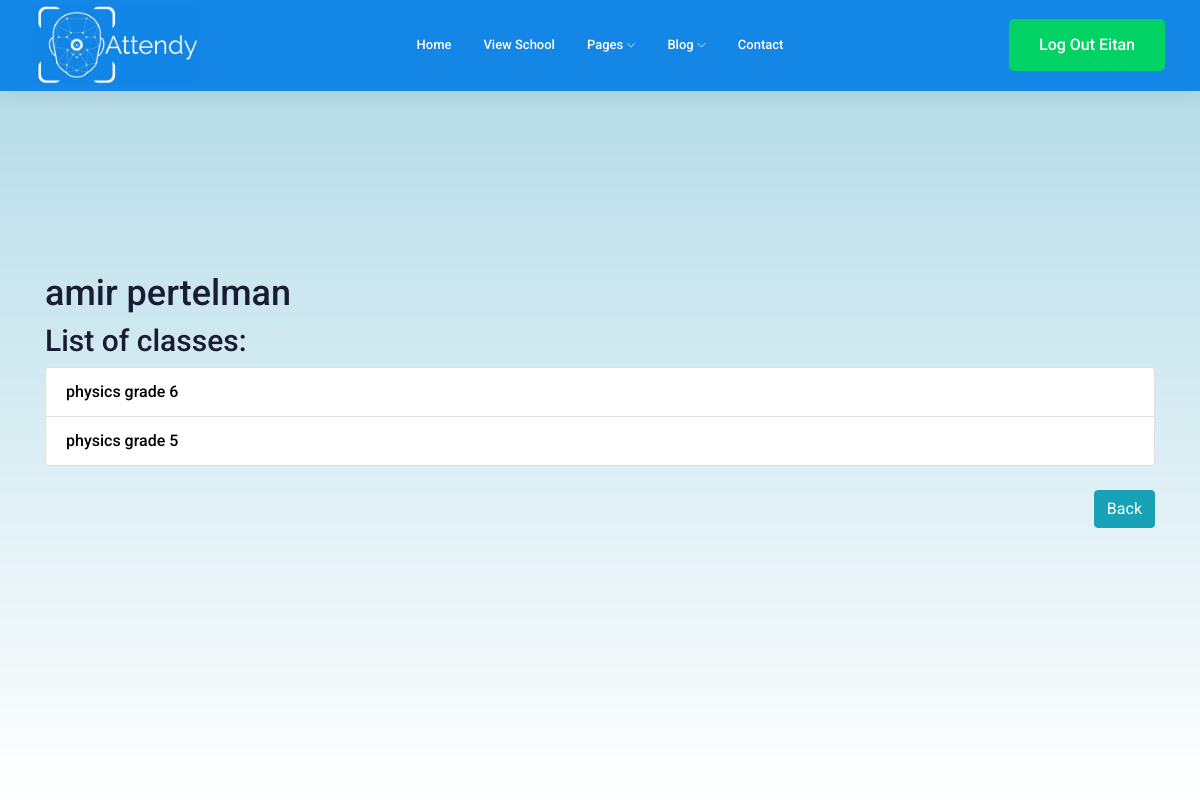
The app's page /view_teacher/2/ (signed in), older data.
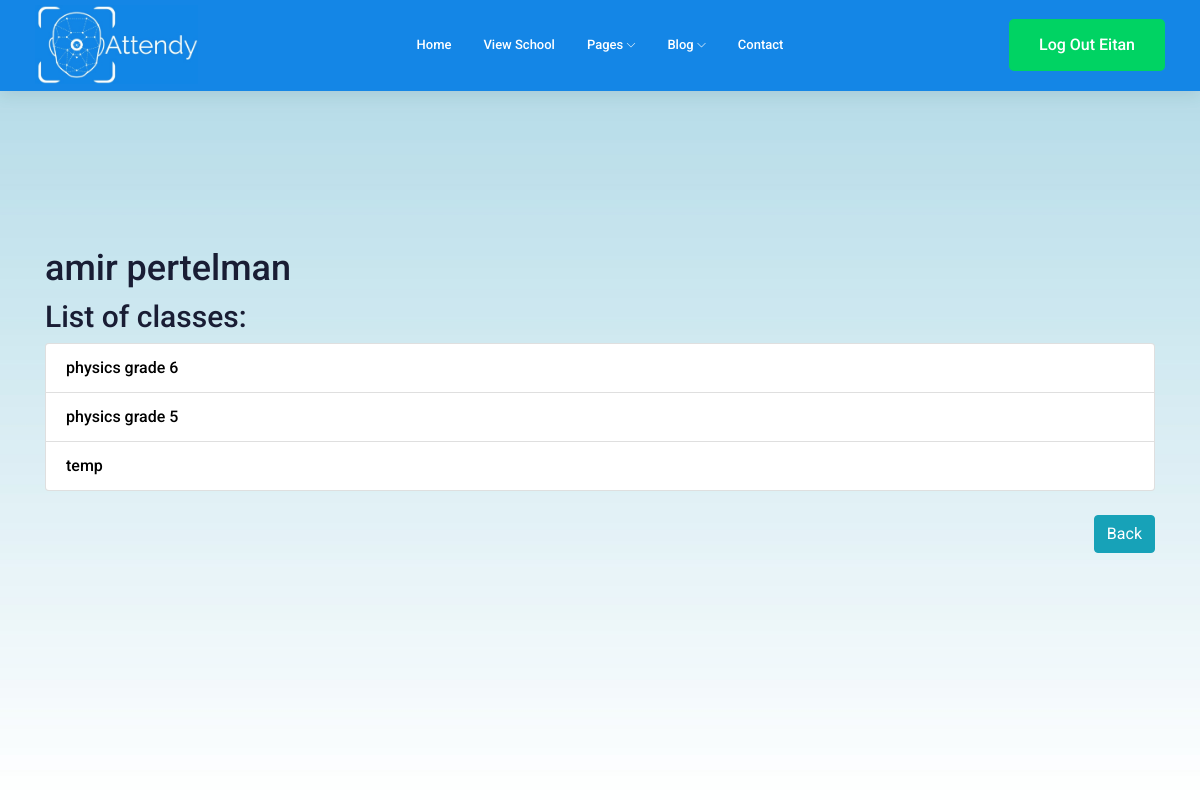
The same page, newer data.
### main/models.py (models this page shows, shortened)
class Class(models.Model):
    name = models.CharField(max_length=200)
    id = models.AutoField(primary_key=True)
    teacher = models.ForeignKey(Teacher, default=0, on_delete=models.SET_DEFAULT)
    student_list = models.CharField(max_length=1000, default='', blank=True)
    class Meta:
        verbose_name_plural = 'Classes'

### main/views.py (the view)
# urls.py: path('view_teacher/<int:teacher_id>/', views.view_teacher, name='view teacher'),
def view_teacher(request, teacher_id):
    if request.user.is_authenticated:
        teacher = Teacher.objects.filter(id=teacher_id)[0]
        classes = Class.objects.filter(teacher=teacher).all()
        return render(request=request, template_name='main/view_teacher.html',
                      context={'classes': classes, 'teacher': teacher})
    else:
        return redirect('main:landing page')

### main/templates/main/view_teacher.html (shortened to what this page needs)
<!DOCTYPE html>
<html lang="en">
<head>
    {% extends "main/header.html" %}
{% block content %}
<br>
<div class="container fix">
      <h1 class="title">{{teacher.name}}</h1>
    <h2 class="subtitle">List of classes:</h2>
    <ul class="list-group">
        {% for class in classes %}
        <a style="color:black; font-weight: 500;font-family: 'Roboto', sans-serif;" class="list-group-item"
           href="/view_teacher_class_for_admin/{{teacher.id}}/{{class.id}}">{{class.name}}</a>
        {% endfor %}
    </ul>
    <br>
    <a style="float:right;" class="btn btn-info" href="/">Back</a>
</div>
{% endblock %}

Row changes from the older to the newer data that the page shows:
added Class: name "temp"
